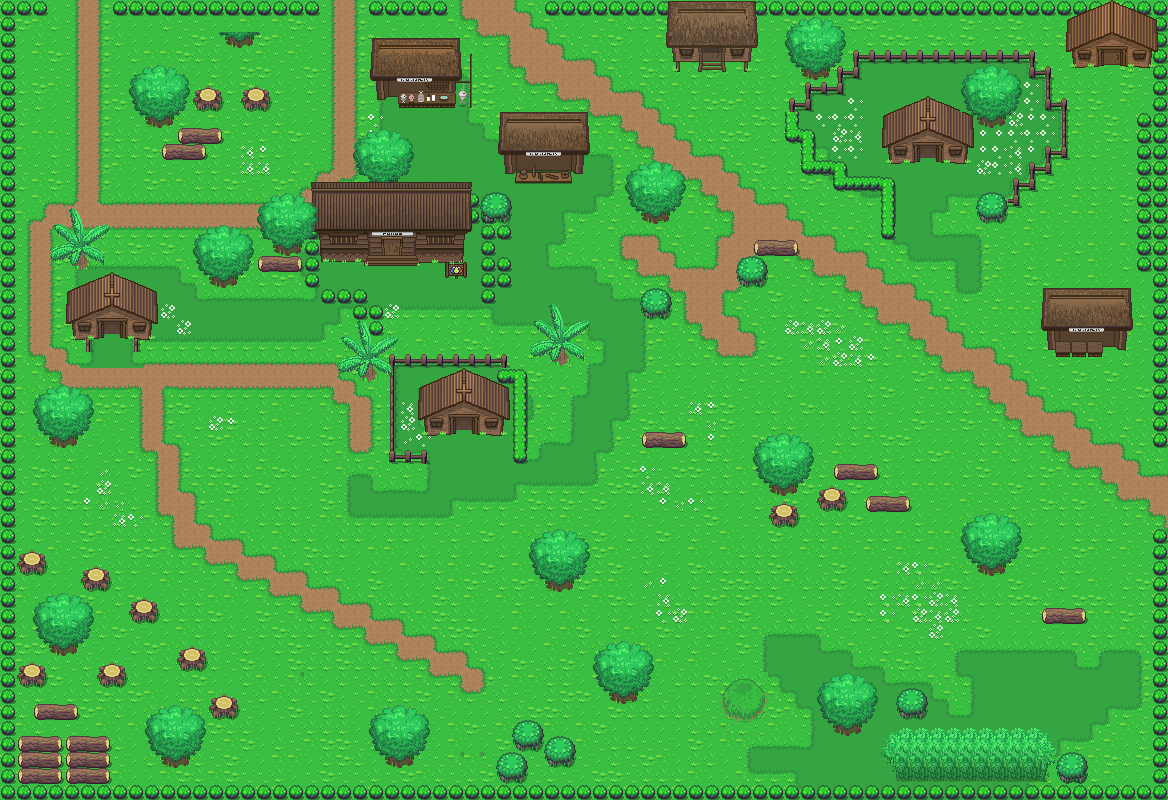

A level layout from a 2D game, rendered from its tile map. Below: a short description, then the map file with tile-grid data replaced by summaries:
An orthogonal 73x50 tile map with 16x16 px tiles, 5 tile layers (base, Objects, building, Tree, ...), 2 tilesets.

<map version="1.0" tiledversion="1.0.2" orientation="orthogonal" renderorder="left-down" width="73" height="50" tilewidth="16" tileheight="16" nextobjectid="1">
 <tileset firstgid="1" source="../../Tileset/Overworld.tsx" />
 <tileset firstgid="1729" source="../../Tileset/Building.tsx" />
 <layer name="base" width="73" height="50">
  <data>[3650 cells, 3650 non-empty, 33 distinct tile ids]</data>
 </layer>
 <layer name="Objects" width="73" height="50">
  <data>[3650 cells, 514 non-empty, 55 distinct tile ids]</data>
 </layer>
 <layer name="building" width="73" height="50">
  <data>[3650 cells, 260 non-empty, 212 distinct tile ids]</data>
 </layer>
 <layer name="Tree" width="73" height="50">
  <data>[3650 cells, 144 non-empty, 31 distinct tile ids]</data>
 </layer>
 <layer name="AbovePlayer" width="73" height="50">
  <properties>
   <property name="unity:sortingLayerName" value="AbovePlayer" />
  </properties>
  <data>[3650 cells, 320 non-empty, 76 distinct tile ids]</data>
 </layer>
</map>
